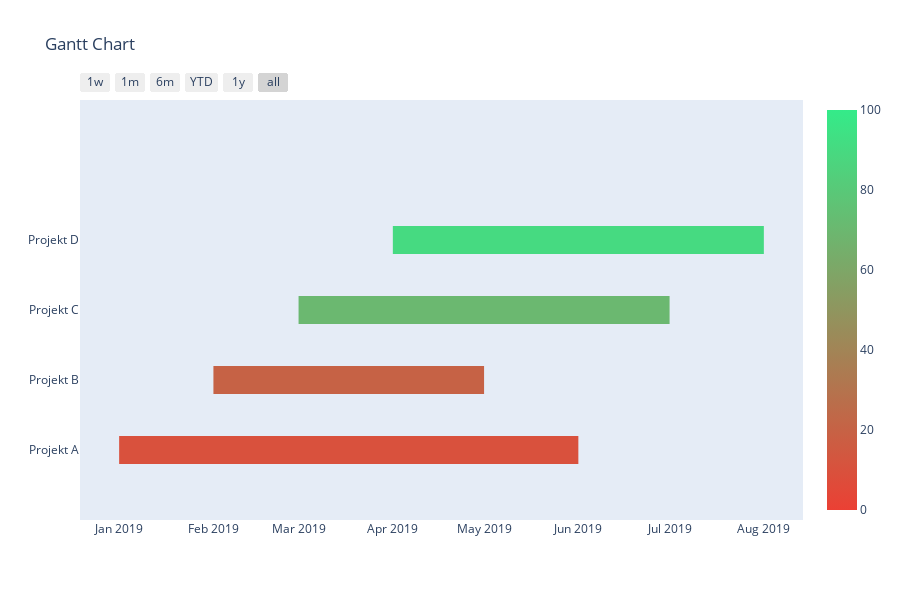

Notebook source saved alongside this figure:
### Code cell
ff.create_gantt(df,colors=['#eb4034','#34eb89'],index_col='Complete',show_colorbar=True,tasks=4)

### Figure 1 — Plotly figure (JSON) as saved in the notebook; plotly's stock layout.template omitted (floating-point values rounded to 4 significant figures)
{"data": [{"fill": "toself", "fillcolor": "rgb(106.9, 183.7, 111.5)", "hoverinfo": "name", "legendgroup": "rgb(106.9, 183.7, 111.5)", "mode": "none", "name": "70", "showlegend": false, "type": "scatter", "x": ["2019-03-01", "2019-07-01", "2019-07-01", "2019-03-01"], "y": [1.8, 1.8, 2.2, 2.2]}, {"fill": "toself", "fillcolor": "rgb(198.4, 98.2, 69.0)", "hoverinfo": "name", "legendgroup": "rgb(198.4, 98.2, 69.0)", "mode": "none", "name": "20", "showlegend": false, "type": "scatter", "x": ["2019-02-01", "2019-05-01", "2019-05-01", "2019-02-01"], "y": [0.8, 0.8, 1.2, 1.2]}, {"fill": "toself", "fillcolor": "rgb(216.7, 81.1, 60.5)", "hoverinfo": "name", "legendgroup": "rgb(216.7, 81.1, 60.5)", "mode": "none", "name": "10", "showlegend": false, "type": "scatter", "x": ["2019-01-01", "2019-06-01", "2019-06-01", "2019-01-01"], "y": [-0.2, -0.2, 0.2, 0.2]}, {"fill": "toself", "fillcolor": "rgb(70.29999999999998, 217.9, 128.5)", "hoverinfo": "name", "legendgroup": "rgb(70.29999999999998, 217.9, 128.5)", "mode": "none", "name": "90", "showlegend": false, "type": "scatter", "x": ["2019-04-01", "2019-08-01", "2019-08-01", "2019-04-01"], "y": [2.8, 2.8, 3.2, 3.2]}, {"legendgroup": "rgb(106.9, 183.7, 111.5)", "marker": {"color": "rgb(106.9, 183.7, 111.5)", "opacity": 0, "size": 1}, "mode": "markers", "name": "", "showlegend": false, "text": [null, null], "type": "scatter", "x": ["2019-03-01", "2019-07-01"], "y": [2, 2]}, {"legendgroup": "rgb(198.4, 98.2, 69.0)", "marker": {"color": "rgb(198.4, 98.2, 69.0)", "opacity": 0, "size": 1}, "mode": "markers", "name": "", "showlegend": false, "text": [null, null], "type": "scatter", "x": ["2019-02-01", "2019-05-01"], "y": [1, 1]}, {"legendgroup": "rgb(216.7, 81.1, 60.5)", "marker": {"cmax": 100, "cmin": 0, "color": "rgb(216.7, 81.1, 60.5)", "colorscale": [[0, "rgb(235.0, 64.0, 52.0)"], [1, "rgb(52.0, 235.0, 137.0)"]], "opacity": 0, "showscale": true, "size": 1}, "mode": "markers", "name": "", "showlegend": false, "text": [null, null], "type": "scatter", "x": ["2019-01-01", "2019-06-01"], "y": [0, 0]}, {"legendgroup": "rgb(70.29999999999998, 217.9, 128.5)", "marker": {"color": "rgb(70.29999999999998, 217.9, 128.5)", "opacity": 0, "size": 1}, "mode": "markers", "name": "", "showlegend": false, "text": [null, null], "type": "scatter", "x": ["2019-04-01", "2019-08-01"], "y": [3, 3]}], "layout": {"height": 600, "hovermode": "closest", "showlegend": false, "title": {"text": "Gantt Chart"}, "xaxis": {"rangeselector": {"buttons": [{"count": 7, "label": "1w", "step": "day", "stepmode": "backward"}, {"count": 1, "label": "1m", "step": "month", "stepmode": "backward"}, {"count": 6, "label": "6m", "step": "month", "stepmode": "backward"}, {"count": 1, "label": "YTD", "step": "year", "stepmode": "todate"}, {"count": 1, "label": "1y", "step": "year", "stepmode": "backward"}, {"step": "all"}]}, "showgrid": false, "type": "date", "zeroline": false}, "yaxis": {"autorange": false, "range": [-1, 5], "showgrid": false, "ticktext": ["Projekt A", "Projekt B", "Projekt C", "Projekt D"], "tickvals": [0, 1, 2, 3], "zeroline": false}}}
